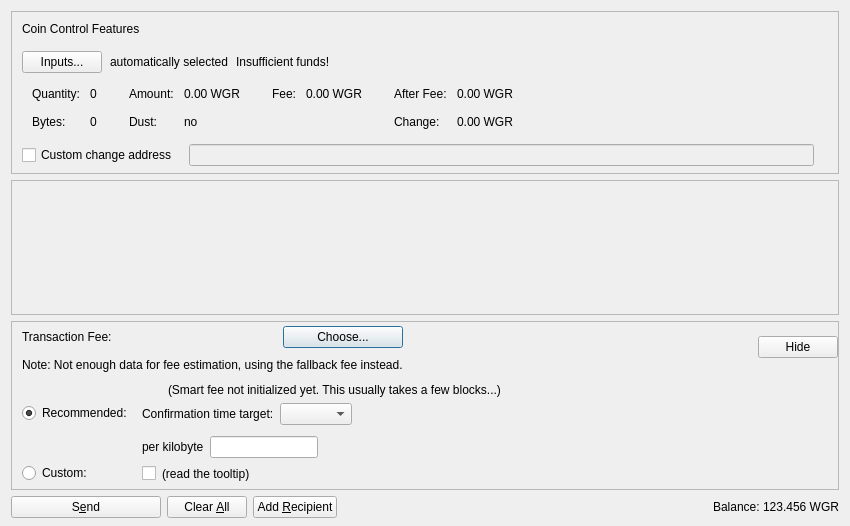
<?xml version="1.0" encoding="UTF-8"?>
<ui version="4.0">
 <class>SendCoinsDialog</class>
 <widget class="QDialog" name="SendCoinsDialog">
  <property name="geometry">
   <rect>
    <x>0</x>
    <y>0</y>
    <width>850</width>
    <height>526</height>
   </rect>
  </property>
  <property name="windowTitle">
   <string>Send Coins</string>
  </property>
  <layout class="QVBoxLayout" name="verticalLayout" stretch="0,1,0,0">
   <property name="bottomMargin">
    <number>8</number>
   </property>
   <item>
    <widget class="QFrame" name="frameCoinControl">
     <property name="sizePolicy">
      <sizepolicy hsizetype="Expanding" vsizetype="Expanding">
       <horstretch>0</horstretch>
       <verstretch>0</verstretch>
      </sizepolicy>
     </property>
     <property name="maximumSize">
      <size>
       <width>16777215</width>
       <height>16777215</height>
      </size>
     </property>
     <property name="frameShape">
      <enum>QFrame::StyledPanel</enum>
     </property>
     <property name="frameShadow">
      <enum>QFrame::Sunken</enum>
     </property>
     <layout class="QVBoxLayout" name="verticalLayoutCoinControl2">
      <property name="spacing">
       <number>0</number>
      </property>
      <property name="leftMargin">
       <number>0</number>
      </property>
      <property name="topMargin">
       <number>0</number>
      </property>
      <property name="rightMargin">
       <number>0</number>
      </property>
      <property name="bottomMargin">
       <number>6</number>
      </property>
      <item>
       <layout class="QVBoxLayout" name="verticalLayoutCoinControl" stretch="0,0,0,0,1">
        <property name="spacing">
         <number>0</number>
        </property>
        <property name="leftMargin">
         <number>10</number>
        </property>
        <property name="topMargin">
         <number>10</number>
        </property>
        <item>
         <layout class="QHBoxLayout" name="horizontalLayoutCoinControl1">
          <property name="bottomMargin">
           <number>15</number>
          </property>
          <item>
           <widget class="QLabel" name="labelCoinControlFeatures">
            <property name="sizePolicy">
             <sizepolicy hsizetype="Preferred" vsizetype="Maximum">
              <horstretch>0</horstretch>
              <verstretch>0</verstretch>
             </sizepolicy>
            </property>
            <property name="text">
             <string>Coin Control Features</string>
            </property>
           </widget>
          </item>
         </layout>
        </item>
        <item>
         <layout class="QHBoxLayout" name="horizontalLayoutCoinControl2" stretch="0,0,0,0">
          <property name="spacing">
           <number>8</number>
          </property>
          <property name="bottomMargin">
           <number>10</number>
          </property>
          <item>
           <widget class="QPushButton" name="pushButtonCoinControl">
            <property name="styleSheet">
             <string notr="true"/>
            </property>
            <property name="text">
             <string>Inputs...</string>
            </property>
            <property name="autoDefault">
             <bool>false</bool>
            </property>
           </widget>
          </item>
          <item>
           <widget class="QLabel" name="labelCoinControlAutomaticallySelected">
            <property name="text">
             <string>automatically selected</string>
            </property>
            <property name="margin">
             <number>5</number>
            </property>
           </widget>
          </item>
          <item>
           <widget class="QLabel" name="labelCoinControlInsuffFunds">
            <property name="text">
             <string>Insufficient funds!</string>
            </property>
            <property name="margin">
             <number>5</number>
            </property>
           </widget>
          </item>
          <item>
           <spacer name="horizontalSpacerCoinControl">
            <property name="orientation">
             <enum>Qt::Horizontal</enum>
            </property>
            <property name="sizeHint" stdset="0">
             <size>
              <width>40</width>
              <height>1</height>
             </size>
            </property>
           </spacer>
          </item>
         </layout>
        </item>
        <item>
         <widget class="QWidget" name="widgetCoinControl" native="true">
          <property name="sizePolicy">
           <sizepolicy hsizetype="Preferred" vsizetype="Preferred">
            <horstretch>0</horstretch>
            <verstretch>0</verstretch>
           </sizepolicy>
          </property>
          <property name="minimumSize">
           <size>
            <width>0</width>
            <height>0</height>
           </size>
          </property>
          <property name="styleSheet">
           <string notr="true"/>
          </property>
          <layout class="QHBoxLayout" name="horizontalLayoutCoinControl5">
           <property name="leftMargin">
            <number>0</number>
           </property>
           <property name="topMargin">
            <number>0</number>
           </property>
           <property name="rightMargin">
            <number>0</number>
           </property>
           <property name="bottomMargin">
            <number>0</number>
           </property>
           <item>
            <layout class="QHBoxLayout" name="horizontalLayoutCoinControl3" stretch="0,0,0,1">
             <property name="spacing">
              <number>20</number>
             </property>
             <property name="topMargin">
              <number>0</number>
             </property>
             <property name="bottomMargin">
              <number>10</number>
             </property>
             <item>
              <layout class="QFormLayout" name="formLayoutCoinControl1">
               <property name="horizontalSpacing">
                <number>10</number>
               </property>
               <property name="verticalSpacing">
                <number>14</number>
               </property>
               <property name="leftMargin">
                <number>10</number>
               </property>
               <property name="topMargin">
                <number>4</number>
               </property>
               <property name="rightMargin">
                <number>6</number>
               </property>
               <item row="0" column="0">
                <widget class="QLabel" name="labelCoinControlQuantityText">
                 <property name="text">
                  <string>Quantity:</string>
                 </property>
                 <property name="margin">
                  <number>0</number>
                 </property>
                </widget>
               </item>
               <item row="0" column="1">
                <widget class="QLabel" name="labelCoinControlQuantity">
                 <property name="cursor">
                  <cursorShape>IBeamCursor</cursorShape>
                 </property>
                 <property name="contextMenuPolicy">
                  <enum>Qt::ActionsContextMenu</enum>
                 </property>
                 <property name="text">
                  <string notr="true">0</string>
                 </property>
                 <property name="margin">
                  <number>0</number>
                 </property>
                 <property name="textInteractionFlags">
                  <set>Qt::LinksAccessibleByMouse|Qt::TextSelectableByKeyboard|Qt::TextSelectableByMouse</set>
                 </property>
                </widget>
               </item>
               <item row="1" column="0">
                <widget class="QLabel" name="labelCoinControlBytesText">
                 <property name="text">
                  <string>Bytes:</string>
                 </property>
                </widget>
               </item>
               <item row="1" column="1">
                <widget class="QLabel" name="labelCoinControlBytes">
                 <property name="cursor">
                  <cursorShape>IBeamCursor</cursorShape>
                 </property>
                 <property name="contextMenuPolicy">
                  <enum>Qt::ActionsContextMenu</enum>
                 </property>
                 <property name="text">
                  <string notr="true">0</string>
                 </property>
                 <property name="textInteractionFlags">
                  <set>Qt::LinksAccessibleByMouse|Qt::TextSelectableByKeyboard|Qt::TextSelectableByMouse</set>
                 </property>
                </widget>
               </item>
              </layout>
             </item>
             <item>
              <layout class="QFormLayout" name="formLayoutCoinControl2">
               <property name="horizontalSpacing">
                <number>10</number>
               </property>
               <property name="verticalSpacing">
                <number>14</number>
               </property>
               <property name="leftMargin">
                <number>6</number>
               </property>
               <property name="topMargin">
                <number>4</number>
               </property>
               <property name="rightMargin">
                <number>6</number>
               </property>
               <item row="0" column="0">
                <widget class="QLabel" name="labelCoinControlAmountText">
                 <property name="text">
                  <string>Amount:</string>
                 </property>
                 <property name="margin">
                  <number>0</number>
                 </property>
                </widget>
               </item>
               <item row="0" column="1">
                <widget class="QLabel" name="labelCoinControlAmount">
                 <property name="cursor">
                  <cursorShape>IBeamCursor</cursorShape>
                 </property>
                 <property name="contextMenuPolicy">
                  <enum>Qt::ActionsContextMenu</enum>
                 </property>
                 <property name="text">
                  <string notr="true">0.00 WGR</string>
                 </property>
                 <property name="textInteractionFlags">
                  <set>Qt::LinksAccessibleByMouse|Qt::TextSelectableByKeyboard|Qt::TextSelectableByMouse</set>
                 </property>
                </widget>
               </item>
               <item row="1" column="0">
                <widget class="QLabel" name="labelCoinControlLowOutputText">
                 <property name="text">
                  <string>Dust:</string>
                 </property>
                </widget>
               </item>
               <item row="1" column="1">
                <widget class="QLabel" name="labelCoinControlLowOutput">
                 <property name="cursor">
                  <cursorShape>IBeamCursor</cursorShape>
                 </property>
                 <property name="contextMenuPolicy">
                  <enum>Qt::ActionsContextMenu</enum>
                 </property>
                 <property name="text">
                  <string notr="true">no</string>
                 </property>
                 <property name="textInteractionFlags">
                  <set>Qt::LinksAccessibleByMouse|Qt::TextSelectableByKeyboard|Qt::TextSelectableByMouse</set>
                 </property>
                </widget>
               </item>
              </layout>
             </item>
             <item>
              <layout class="QFormLayout" name="formLayoutCoinControl3">
               <property name="horizontalSpacing">
                <number>10</number>
               </property>
               <property name="verticalSpacing">
                <number>14</number>
               </property>
               <property name="leftMargin">
                <number>6</number>
               </property>
               <property name="topMargin">
                <number>4</number>
               </property>
               <property name="rightMargin">
                <number>6</number>
               </property>
               <item row="0" column="0">
                <widget class="QLabel" name="labelCoinControlFeeText">
                 <property name="text">
                  <string>Fee:</string>
                 </property>
                 <property name="margin">
                  <number>0</number>
                 </property>
                </widget>
               </item>
               <item row="0" column="1">
                <widget class="QLabel" name="labelCoinControlFee">
                 <property name="cursor">
                  <cursorShape>IBeamCursor</cursorShape>
                 </property>
                 <property name="contextMenuPolicy">
                  <enum>Qt::ActionsContextMenu</enum>
                 </property>
                 <property name="text">
                  <string notr="true">0.00 WGR</string>
                 </property>
                 <property name="textInteractionFlags">
                  <set>Qt::LinksAccessibleByMouse|Qt::TextSelectableByKeyboard|Qt::TextSelectableByMouse</set>
                 </property>
                </widget>
               </item>
              </layout>
             </item>
             <item>
              <layout class="QFormLayout" name="formLayoutCoinControl4">
               <property name="horizontalSpacing">
                <number>10</number>
               </property>
               <property name="verticalSpacing">
                <number>14</number>
               </property>
               <property name="leftMargin">
                <number>6</number>
               </property>
               <property name="topMargin">
                <number>4</number>
               </property>
               <property name="rightMargin">
                <number>6</number>
               </property>
               <item row="0" column="0">
                <widget class="QLabel" name="labelCoinControlAfterFeeText">
                 <property name="text">
                  <string>After Fee:</string>
                 </property>
                 <property name="margin">
                  <number>0</number>
                 </property>
                </widget>
               </item>
               <item row="0" column="1">
                <widget class="QLabel" name="labelCoinControlAfterFee">
                 <property name="cursor">
                  <cursorShape>IBeamCursor</cursorShape>
                 </property>
                 <property name="contextMenuPolicy">
                  <enum>Qt::ActionsContextMenu</enum>
                 </property>
                 <property name="text">
                  <string notr="true">0.00 WGR</string>
                 </property>
                 <property name="textInteractionFlags">
                  <set>Qt::LinksAccessibleByMouse|Qt::TextSelectableByKeyboard|Qt::TextSelectableByMouse</set>
                 </property>
                </widget>
               </item>
               <item row="1" column="0">
                <widget class="QLabel" name="labelCoinControlChangeText">
                 <property name="text">
                  <string>Change:</string>
                 </property>
                </widget>
               </item>
               <item row="1" column="1">
                <widget class="QLabel" name="labelCoinControlChange">
                 <property name="cursor">
                  <cursorShape>IBeamCursor</cursorShape>
                 </property>
                 <property name="contextMenuPolicy">
                  <enum>Qt::ActionsContextMenu</enum>
                 </property>
                 <property name="text">
                  <string notr="true">0.00 WGR</string>
                 </property>
                 <property name="textInteractionFlags">
                  <set>Qt::LinksAccessibleByMouse|Qt::TextSelectableByKeyboard|Qt::TextSelectableByMouse</set>
                 </property>
                </widget>
               </item>
              </layout>
             </item>
            </layout>
           </item>
          </layout>
         </widget>
        </item>
        <item>
         <layout class="QHBoxLayout" name="horizontalLayoutCoinControl4" stretch="0,0,0">
          <property name="spacing">
           <number>12</number>
          </property>
          <property name="sizeConstraint">
           <enum>QLayout::SetDefaultConstraint</enum>
          </property>
          <property name="topMargin">
           <number>5</number>
          </property>
          <property name="rightMargin">
           <number>5</number>
          </property>
          <item>
           <widget class="QCheckBox" name="checkBoxCoinControlChange">
            <property name="toolTip">
             <string>If this is activated, but the change address is empty or invalid, change will be sent to a newly generated address.</string>
            </property>
            <property name="text">
             <string>Custom change address</string>
            </property>
           </widget>
          </item>
          <item>
           <widget class="QValidatedLineEdit" name="lineEditCoinControlChange">
            <property name="enabled">
             <bool>false</bool>
            </property>
            <property name="sizePolicy">
             <sizepolicy hsizetype="Expanding" vsizetype="Fixed">
              <horstretch>0</horstretch>
              <verstretch>0</verstretch>
             </sizepolicy>
            </property>
           </widget>
          </item>
          <item>
           <widget class="QLabel" name="labelCoinControlChangeLabel">
            <property name="sizePolicy">
             <sizepolicy hsizetype="Preferred" vsizetype="Expanding">
              <horstretch>0</horstretch>
              <verstretch>0</verstretch>
             </sizepolicy>
            </property>
            <property name="minimumSize">
             <size>
              <width>0</width>
              <height>0</height>
             </size>
            </property>
            <property name="text">
             <string/>
            </property>
            <property name="margin">
             <number>3</number>
            </property>
           </widget>
          </item>
         </layout>
        </item>
        <item>
         <spacer name="verticalSpacerCoinControl">
          <property name="orientation">
           <enum>Qt::Vertical</enum>
          </property>
          <property name="sizeHint" stdset="0">
           <size>
            <width>800</width>
            <height>1</height>
           </size>
          </property>
         </spacer>
        </item>
       </layout>
      </item>
     </layout>
    </widget>
   </item>
   <item>
    <widget class="QScrollArea" name="scrollArea">
     <property name="widgetResizable">
      <bool>true</bool>
     </property>
     <widget class="QWidget" name="scrollAreaWidgetContents">
      <property name="geometry">
       <rect>
        <x>0</x>
        <y>0</y>
        <width>830</width>
        <height>104</height>
       </rect>
      </property>
      <layout class="QVBoxLayout" name="verticalLayout_2" stretch="0,1">
       <property name="leftMargin">
        <number>0</number>
       </property>
       <property name="topMargin">
        <number>0</number>
       </property>
       <property name="rightMargin">
        <number>0</number>
       </property>
       <property name="bottomMargin">
        <number>0</number>
       </property>
       <item>
        <layout class="QVBoxLayout" name="entries">
         <property name="spacing">
          <number>6</number>
         </property>
        </layout>
       </item>
       <item>
        <spacer name="verticalSpacer">
         <property name="orientation">
          <enum>Qt::Vertical</enum>
         </property>
         <property name="sizeHint" stdset="0">
          <size>
           <width>20</width>
           <height>40</height>
          </size>
         </property>
        </spacer>
       </item>
      </layout>
     </widget>
    </widget>
   </item>
   <item>
    <widget class="QFrame" name="frameFee">
     <property name="sizePolicy">
      <sizepolicy hsizetype="Expanding" vsizetype="Expanding">
       <horstretch>0</horstretch>
       <verstretch>0</verstretch>
      </sizepolicy>
     </property>
     <property name="maximumSize">
      <size>
       <width>16777215</width>
       <height>16777215</height>
      </size>
     </property>
     <property name="frameShape">
      <enum>QFrame::StyledPanel</enum>
     </property>
     <property name="frameShadow">
      <enum>QFrame::Sunken</enum>
     </property>
     <layout class="QVBoxLayout" name="verticalLayoutFee1">
      <property name="spacing">
       <number>0</number>
      </property>
      <property name="leftMargin">
       <number>0</number>
      </property>
      <property name="topMargin">
       <number>0</number>
      </property>
      <property name="rightMargin">
       <number>0</number>
      </property>
      <property name="bottomMargin">
       <number>0</number>
      </property>
      <item>
       <layout class="QVBoxLayout" name="verticalLayoutFee2" stretch="0,0,0">
        <property name="spacing">
         <number>0</number>
        </property>
        <property name="leftMargin">
         <number>10</number>
        </property>
        <property name="topMargin">
         <number>0</number>
        </property>
        <item>
         <layout class="QHBoxLayout" name="horizontalLayoutFee1">
          <property name="bottomMargin">
           <number>0</number>
          </property>
          <item>
           <layout class="QVBoxLayout" name="verticalLayoutFee7">
            <property name="spacing">
             <number>0</number>
            </property>
            <item>
             <spacer name="verticalSpacerSmartFee">
              <property name="orientation">
               <enum>Qt::Vertical</enum>
              </property>
              <property name="sizeType">
               <enum>QSizePolicy::Fixed</enum>
              </property>
              <property name="sizeHint" stdset="0">
               <size>
                <width>1</width>
                <height>4</height>
               </size>
              </property>
             </spacer>
            </item>
            <item>
             <layout class="QHBoxLayout" name="horizontalLayoutSmartFee">
              <property name="spacing">
               <number>10</number>
              </property>
              <item>
               <widget class="QLabel" name="labelFeeHeadline">
                <property name="sizePolicy">
                 <sizepolicy hsizetype="Preferred" vsizetype="Maximum">
                  <horstretch>0</horstretch>
                  <verstretch>0</verstretch>
                 </sizepolicy>
                </property>
                <property name="text">
                 <string>Transaction Fee:</string>
                </property>
               </widget>
              </item>
              <item>
               <widget class="QLabel" name="labelFeeMinimized">
                <property name="text">
                 <string/>
                </property>
               </widget>
              </item>
              <item>
               <widget class="QPushButton" name="buttonChooseFee">
                <property name="text">
                 <string>Choose...</string>
                </property>
               </widget>
              </item>
             </layout>
            </item>
            <item>
             <spacer name="verticalSpacer_7">
              <property name="orientation">
               <enum>Qt::Vertical</enum>
              </property>
              <property name="sizeHint" stdset="0">
               <size>
                <width>1</width>
                <height>10</height>
               </size>
              </property>
             </spacer>
            </item>
            <item>
             <widget class="QLabel" name="fallbackFeeWarningLabel">
              <property name="toolTip">
               <string>Using the fallbackfee can result in sending a transaction that will take several hours or days (or never) to confirm. Consider choosing your fee manually or wait until you have validated the complete chain.</string>
              </property>
              <property name="text">
               <string>Note: Not enough data for fee estimation, using the fallback fee instead.</string>
              </property>
              <property name="wordWrap">
               <bool>false</bool>
              </property>
             </widget>
            </item>
            <item>
             <spacer name="verticalSpacer_5">
              <property name="orientation">
               <enum>Qt::Vertical</enum>
              </property>
              <property name="sizeHint" stdset="0">
               <size>
                <width>1</width>
                <height>1</height>
               </size>
              </property>
             </spacer>
            </item>
           </layout>
          </item>
          <item>
           <spacer name="horizontalSpacer_4">
            <property name="orientation">
             <enum>Qt::Horizontal</enum>
            </property>
            <property name="sizeHint" stdset="0">
             <size>
              <width>1</width>
              <height>1</height>
             </size>
            </property>
           </spacer>
          </item>
          <item>
           <widget class="QPushButton" name="buttonMinimizeFee">
            <property name="toolTip">
             <string>collapse fee-settings</string>
            </property>
            <property name="text">
             <string>Hide</string>
            </property>
           </widget>
          </item>
         </layout>
        </item>
        <item>
         <widget class="QFrame" name="frameFeeSelection">
          <layout class="QVBoxLayout" name="verticalLayoutFee12">
           <property name="spacing">
            <number>0</number>
           </property>
           <property name="leftMargin">
            <number>0</number>
           </property>
           <property name="topMargin">
            <number>0</number>
           </property>
           <property name="rightMargin">
            <number>0</number>
           </property>
           <property name="bottomMargin">
            <number>0</number>
           </property>
           <item>
            <layout class="QGridLayout" name="gridLayoutFee">
             <property name="topMargin">
              <number>10</number>
             </property>
             <property name="bottomMargin">
              <number>4</number>
             </property>
             <property name="horizontalSpacing">
              <number>10</number>
             </property>
             <property name="verticalSpacing">
              <number>4</number>
             </property>
             <item row="1" column="1">
              <layout class="QVBoxLayout" name="verticalLayoutFee8">
               <property name="spacing">
                <number>6</number>
               </property>
               <property name="topMargin">
                <number>3</number>
               </property>
               <item>
                <layout class="QHBoxLayout" name="horizontalLayoutFee13" stretch="0,0,1">
                 <item>
                  <widget class="QLabel" name="labelCustomPerKilobyte">
                   <property name="toolTip">
                    <string>If the custom fee is set to 1000 sats and the transaction is only 250 bytes, then &quot;per kilobyte&quot; only pays 250 sats in fee,&lt;br /&gt;while &quot;at least&quot; pays 1000 sats. For transactions bigger than a kilobyte both pay by kilobyte.</string>
                   </property>
                   <property name="text">
                    <string>per kilobyte</string>
                   </property>
                  </widget>
                 </item>
                 <item>
                  <widget class="BitcoinAmountField" name="customFee"/>
                 </item>
                 <item>
                  <spacer name="horizontalSpacer_6">
                   <property name="orientation">
                    <enum>Qt::Horizontal</enum>
                   </property>
                   <property name="sizeHint" stdset="0">
                    <size>
                     <width>1</width>
                     <height>1</height>
                    </size>
                   </property>
                  </spacer>
                 </item>
                </layout>
               </item>
               <item>
                <layout class="QHBoxLayout" name="horizontalLayoutFee8">
                 <item>
                  <widget class="QCheckBox" name="checkBoxMinimumFee">
                   <property name="toolTip">
                    <string>Paying only the minimum fee is just fine as long as there is less transaction volume than space in the blocks.&lt;br /&gt;But be aware that this can end up in a never confirming transaction once there is more demand for wagerr transactions than the network can process.</string>
                   </property>
                   <property name="text">
                    <string/>
                   </property>
                  </widget>
                 </item>
                 <item>
                  <widget class="QLabel" name="labelMinFeeWarning">
                   <property name="enabled">
                    <bool>true</bool>
                   </property>
                   <property name="toolTip">
                    <string>Paying only the minimum fee is just fine as long as there is less transaction volume than space in the blocks.&lt;br /&gt;But be aware that this can end up in a never confirming transaction once there is more demand for wagerr transactions than the network can process.</string>
                   </property>
                   <property name="text">
                    <string>(read the tooltip)</string>
                   </property>
                   <property name="margin">
                    <number>5</number>
                   </property>
                  </widget>
                 </item>
                 <item>
                  <spacer name="horizontalSpacer_2">
                   <property name="orientation">
                    <enum>Qt::Horizontal</enum>
                   </property>
                   <property name="sizeHint" stdset="0">
                    <size>
                     <width>1</width>
                     <height>1</height>
                    </size>
                   </property>
                  </spacer>
                 </item>
                </layout>
               </item>
              </layout>
             </item>
             <item row="0" column="0">
              <layout class="QVBoxLayout" name="verticalLayoutFee4" stretch="0,1">
               <property name="topMargin">
                <number>20</number>
               </property>
               <property name="bottomMargin">
                <number>3</number>
               </property>
               <item>
                <widget class="QRadioButton" name="radioSmartFee">
                 <property name="text">
                  <string>Recommended:</string>
                 </property>
                 <property name="checked">
                  <bool>true</bool>
                 </property>
                 <attribute name="buttonGroup">
                  <string notr="true">groupFee</string>
                 </attribute>
                </widget>
               </item>
               <item>
                <spacer name="verticalSpacer_2">
                 <property name="orientation">
                  <enum>Qt::Vertical</enum>
                 </property>
                 <property name="sizeHint" stdset="0">
                  <size>
                   <width>1</width>
                   <height>1</height>
                  </size>
                 </property>
                </spacer>
               </item>
              </layout>
             </item>
             <item row="1" column="0">
              <layout class="QVBoxLayout" name="verticalLayoutFee9" stretch="0,1">
               <property name="topMargin">
                <number>30</number>
               </property>
               <item>
                <widget class="QRadioButton" name="radioCustomFee">
                 <property name="text">
                  <string>Custom:</string>
                 </property>
                 <attribute name="buttonGroup">
                  <string notr="true">groupFee</string>
                 </attribute>
                </widget>
               </item>
               <item>
                <spacer name="verticalSpacer_6">
                 <property name="orientation">
                  <enum>Qt::Vertical</enum>
                 </property>
                 <property name="sizeHint" stdset="0">
                  <size>
                   <width>1</width>
                   <height>1</height>
                  </size>
                 </property>
                </spacer>
               </item>
              </layout>
             </item>
             <item row="0" column="1">
              <layout class="QVBoxLayout" name="verticalLayoutFee3" stretch="0,0,1">
               <property name="spacing">
                <number>6</number>
               </property>
               <property name="topMargin">
                <number>0</number>
               </property>
               <property name="bottomMargin">
                <number>3</number>
               </property>
               <item>
                <layout class="QHBoxLayout" name="horizontalLayoutFee12">
                 <item>
                  <widget class="QLabel" name="labelSmartFee">
                   <property name="text">
                    <string/>
                   </property>
                   <property name="margin">
                    <number>2</number>
                   </property>
                  </widget>
                 </item>
                 <item>
                  <widget class="QLabel" name="labelFeeEstimation">
                   <property name="text">
                    <string/>
                   </property>
                  </widget>
                 </item>
                 <item>
                  <widget class="QLabel" name="labelSmartFee2">
                   <property name="text">
                    <string>(Smart fee not initialized yet. This usually takes a few blocks...)</string>
                   </property>
                   <property name="margin">
                    <number>2</number>
                   </property>
                  </widget>
                 </item>
                 <item>
                  <spacer name="horizontalSpacer_5">
                   <property name="orientation">
                    <enum>Qt::Horizontal</enum>
                   </property>
                   <property name="sizeHint" stdset="0">
                    <size>
                     <width>1</width>
                     <height>1</height>
                    </size>
                   </property>
                  </spacer>
                 </item>
                </layout>
               </item>
               <item>
                <layout class="QHBoxLayout" name="horizontalLayoutFee9">
                 <item>
                  <layout class="QVBoxLayout" name="verticalLayoutFee6">
                   <item>
                    <widget class="QLabel" name="labelSmartFee3">
                     <property name="text">
                      <string>Confirmation time target:</string>
                     </property>
                     <property name="margin">
                      <number>2</number>
                     </property>
                    </widget>
                   </item>
                  </layout>
                 </item>
                 <item>
                  <layout class="QVBoxLayout" name="verticalLayoutFee5">
                   <property name="rightMargin">
                    <number>30</number>
                   </property>
                   <item>
                    <layout class="QHBoxLayout" name="horizontalLayoutConfTarget">
                     <property name="bottomMargin">
                      <number>0</number>
                     </property>
                     <item>
                      <widget class="QComboBox" name="confTargetSelector"/>
                     </item>
                     <item>
                      <spacer name="horizontalSpacerConfTarget">
                       <property name="orientation">
                        <enum>Qt::Horizontal</enum>
                       </property>
                       <property name="sizeHint" stdset="0">
                        <size>
                         <width>40</width>
                         <height>20</height>
                        </size>
                       </property>
                      </spacer>
                     </item>
                    </layout>
                   </item>
                  </layout>
                 </item>
                </layout>
               </item>
               <item>
                <spacer name="verticalSpacer_4">
                 <property name="orientation">
                  <enum>Qt::Vertical</enum>
                 </property>
                 <property name="sizeHint" stdset="0">
                  <size>
                   <width>1</width>
                   <height>1</height>
                  </size>
                 </property>
                </spacer>
               </item>
              </layout>
             </item>
            </layout>
           </item>
          </layout>
         </widget>
        </item>
        <item>
         <spacer name="verticalSpacerFee">
          <property name="orientation">
           <enum>Qt::Vertical</enum>
          </property>
          <property name="sizeHint" stdset="0">
           <size>
            <width>800</width>
            <height>1</height>
           </size>
          </property>
         </spacer>
        </item>
       </layout>
      </item>
     </layout>
    </widget>
   </item>
   <item>
    <layout class="QHBoxLayout" name="horizontalLayout">
     <item>
      <widget class="QPushButton" name="sendButton">
       <property name="minimumSize">
        <size>
         <width>150</width>
         <height>0</height>
        </size>
       </property>
       <property name="toolTip">
        <string>Confirm the send action</string>
       </property>
       <property name="text">
        <string>S&amp;end</string>
       </property>
       <property name="autoDefault">
        <bool>false</bool>
       </property>
       <property name="default">
        <bool>false</bool>
       </property>
      </widget>
     </item>
     <item>
      <widget class="QPushButton" name="clearButton">
       <property name="sizePolicy">
        <sizepolicy hsizetype="Minimum" vsizetype="Fixed">
         <horstretch>0</horstretch>
         <verstretch>0</verstretch>
        </sizepolicy>
       </property>
       <property name="toolTip">
        <string>Clear all fields of the form.</string>
       </property>
       <property name="text">
        <string>Clear &amp;All</string>
       </property>
       <property name="autoDefault">
        <bool>false</bool>
       </property>
      </widget>
     </item>
     <item>
      <widget class="QPushButton" name="addButton">
       <property name="toolTip">
        <string>Send to multiple recipients at once</string>
       </property>
       <property name="text">
        <string>Add &amp;Recipient</string>
       </property>
       <property name="autoDefault">
        <bool>false</bool>
       </property>
      </widget>
     </item>
     <item>
      <spacer name="horizontalSpacer">
       <property name="orientation">
        <enum>Qt::Horizontal</enum>
       </property>
       <property name="sizeHint" stdset="0">
        <size>
         <width>40</width>
         <height>20</height>
        </size>
       </property>
      </spacer>
     </item>
     <item>
      <layout class="QHBoxLayout" name="horizontalLayout_2">
       <property name="spacing">
        <number>3</number>
       </property>
       <item>
        <widget class="QLabel" name="labelBalanceText">
         <property name="text">
          <string>Balance:</string>
         </property>
        </widget>
       </item>
       <item>
        <widget class="QLabel" name="labelBalance">
         <property name="sizePolicy">
          <sizepolicy hsizetype="Preferred" vsizetype="Preferred">
           <horstretch>0</horstretch>
           <verstretch>0</verstretch>
          </sizepolicy>
         </property>
         <property name="cursor">
          <cursorShape>IBeamCursor</cursorShape>
         </property>
         <property name="text">
          <string notr="true">123.456 WGR</string>
         </property>
         <property name="textInteractionFlags">
          <set>Qt::LinksAccessibleByMouse|Qt::TextSelectableByKeyboard|Qt::TextSelectableByMouse</set>
         </property>
        </widget>
       </item>
      </layout>
     </item>
    </layout>
   </item>
  </layout>
 </widget>
 <customwidgets>
  <customwidget>
   <class>QValidatedLineEdit</class>
   <extends>QLineEdit</extends>
   <header>qt/qvalidatedlineedit.h</header>
  </customwidget>
  <customwidget>
   <class>BitcoinAmountField</class>
   <extends>QLineEdit</extends>
   <header>qt/bitcoinamountfield.h</header>
   <container>1</container>
  </customwidget>
 </customwidgets>
 <resources>
  <include location="../wagerr.qrc"/>
 </resources>
 <connections/>
 <buttongroups>
  <buttongroup name="groupFee"/>
 </buttongroups>
</ui>
